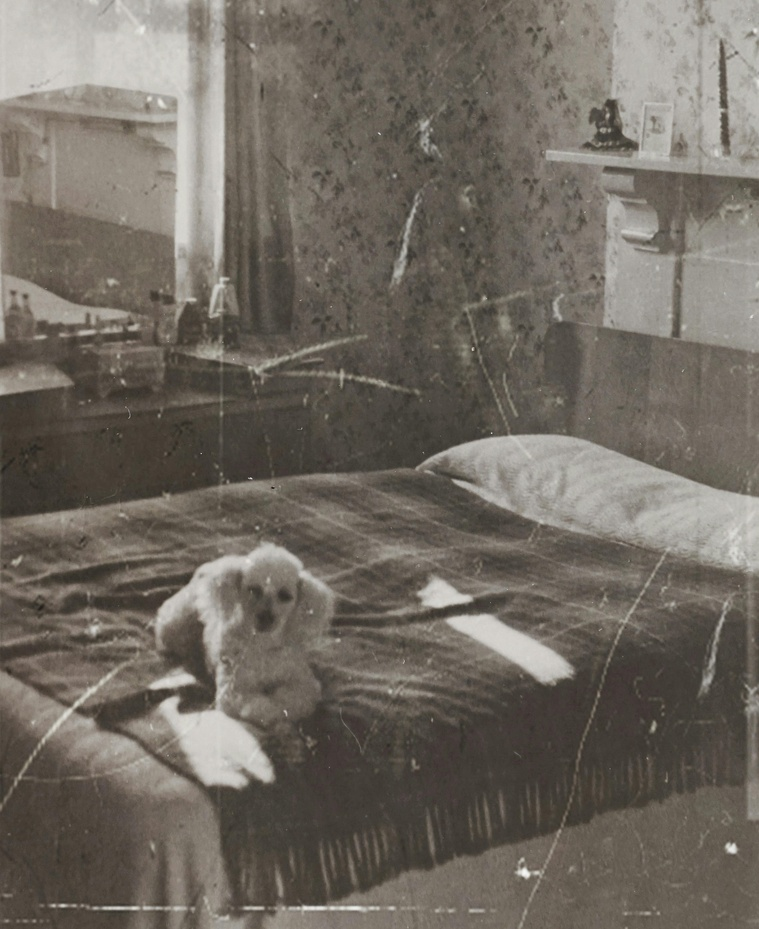
#> input picture assets/comparison/oldphoto.jpg, 759 x 929 px, shrunk from 2974 x 3639 before the run
$ python -i restore_pipeline.py   (imports and definitions only)
#> lines starting #> are read from the running program, lines starting #| are printed output that depends on the picture
#> further down, picture is the input picture: shape (929, 759, 3); mean B, G, R 97.4, 106.1, 112.6
import cv2
import numpy as np


def grayworld_whitebalance(bgr):
    """Gray-world white balance on BGR uint8 image."""
    img = bgr.astype(np.float32) / 255.0
    if img.ndim != 3 or img.shape[2] != 3:
        return bgr

    b, g, r = cv2.split(img)
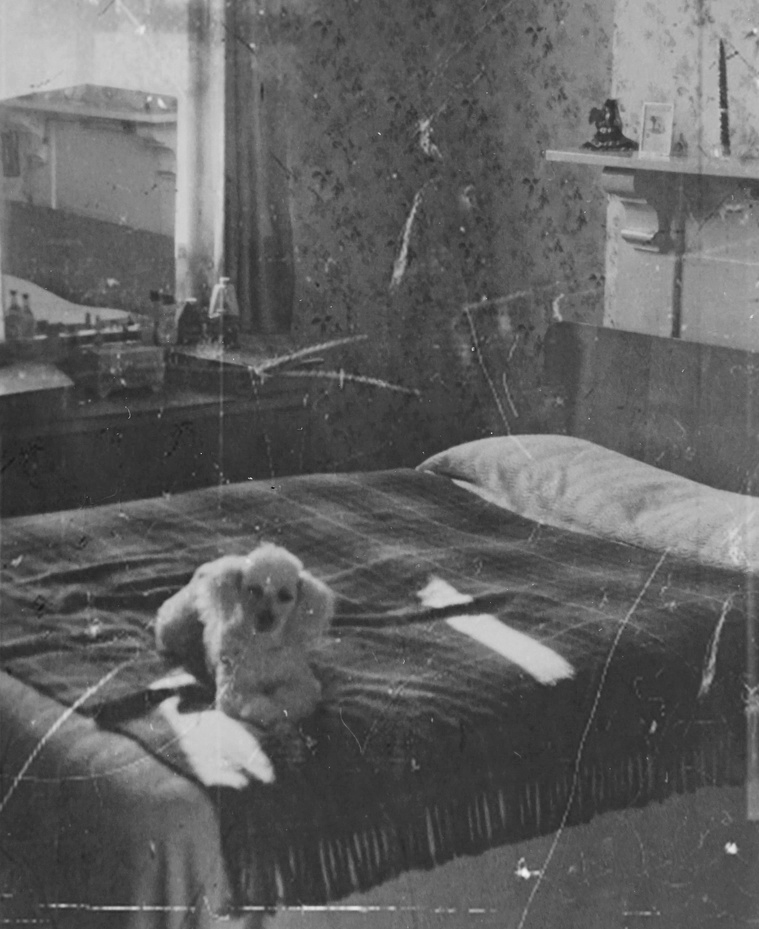
#> b: shape (929, 759) float32; min 0.0745, max 0.961, mean 0.382
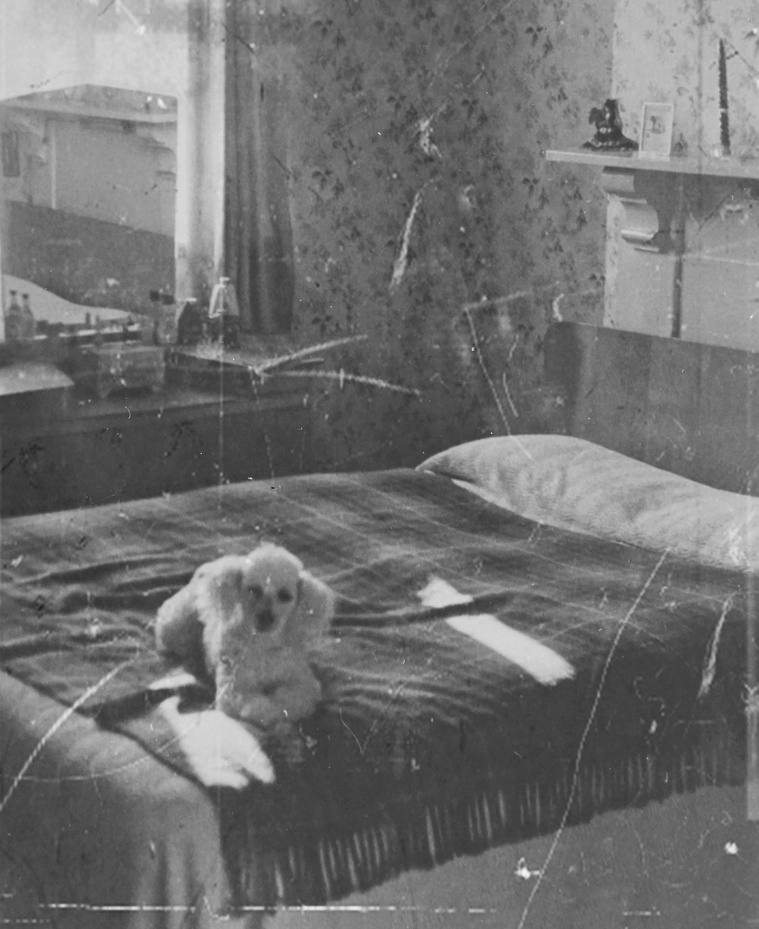
#> r: shape (929, 759) float32; min 0.137, max 0.961, mean 0.442
    mean_b, mean_g, mean_r = [c.mean() for c in (b, g, r)]
#> mean_b = 0.382; mean_g = 0.416; mean_r = 0.442
    mean_gray = (mean_b + mean_g + mean_r) / 3.0
#> mean_gray = 0.413

    kb = mean_gray / (mean_b + 1e-6)
#> kb = 1.08
    kg = mean_gray / (mean_g + 1e-6)
#> kg = 0.993
    kr = mean_gray / (mean_r + 1e-6)
#> kr = 0.936

    b *= kb
    g *= kg
    r *= kr

    balanced = cv2.merge([b, g, r])
    balanced = np.clip(balanced, 0.0, 1.0)
    return (balanced * 255).astype(np.uint8)


def classical_pipeline(bgr_input, h=10.0, clahe_clip=2.0, sharp_amount=1.0):
    """
    Full classical restoration:
      - Gray-world WB
      - Lab + CLAHE on L
      - Median + NLMeans denoising
      - Unsharp mask for sharpening
    """
    img = bgr_input.copy()


    img = grayworld_whitebalance(img)

    lab = cv2.cvtColor(img, cv2.COLOR_BGR2LAB)
#> lab: shape (929, 759, 3); mean of channels 0, 1, 2 112.1, 128.1, 128.2
    L, a, b = cv2.split(lab)
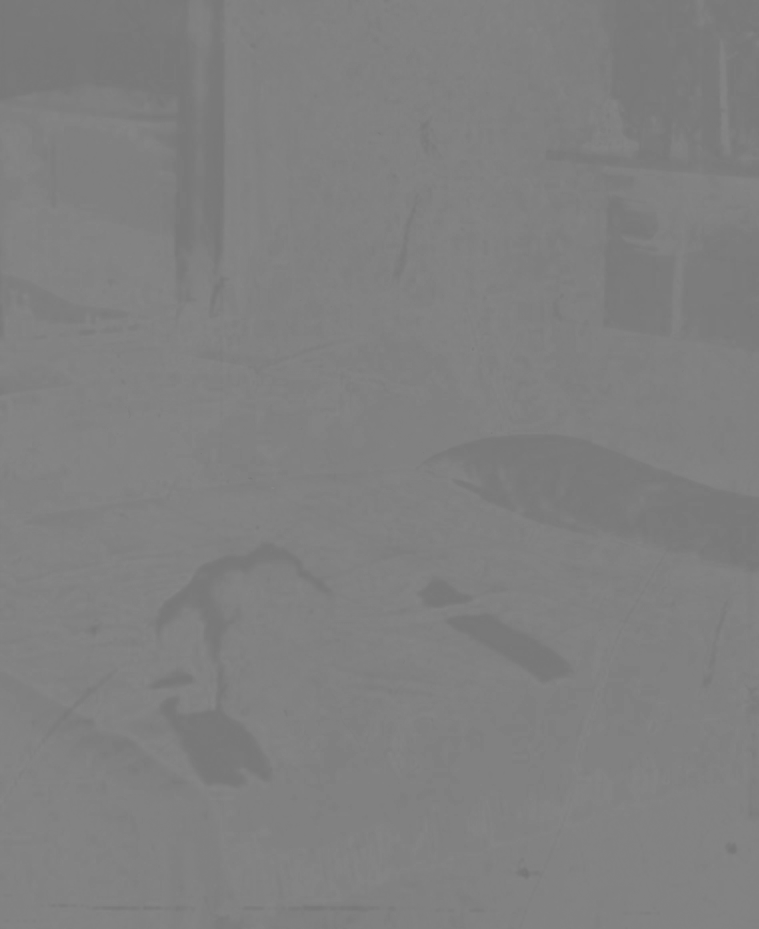
#> b: shape (929, 759); min 116, max 135, mean 128.2

    clahe = cv2.createCLAHE(clipLimit=float(clahe_clip), tileGridSize=(8, 8))
    L_clahe = clahe.apply(L)
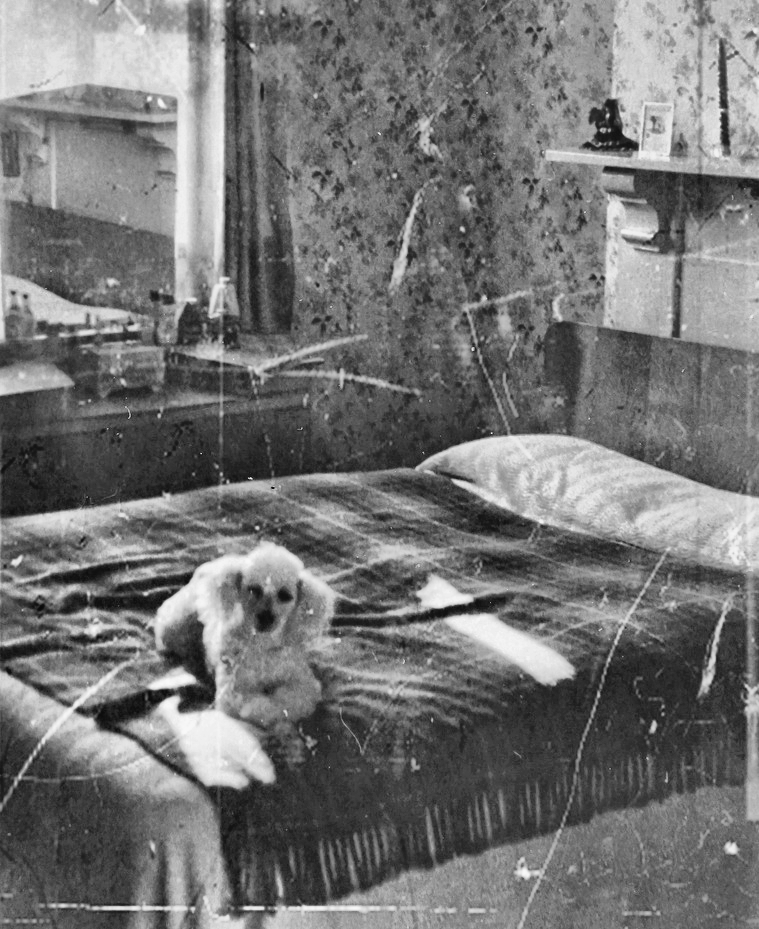
#> L_clahe: shape (929, 759); min 8, max 249, mean 115.7


    L_med = cv2.medianBlur(L_clahe, 3)
    L_denoised = cv2.fastNlMeansDenoising(L_med, None,
                                          h=float(h),
                                          templateWindowSize=7,
                                          searchWindowSize=21)


    L_f = L_denoised.astype(np.float32) / 255.0
    blur = cv2.GaussianBlur(L_f, (5, 5), 1.2)
    sharp = L_f + float(sharp_amount) * (L_f - blur)
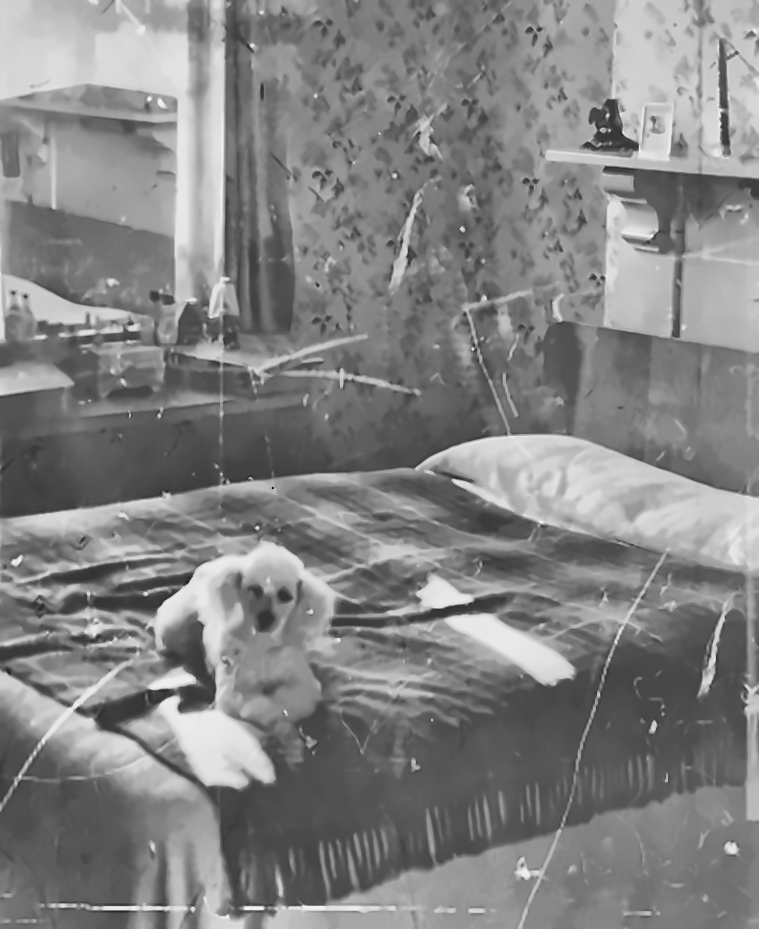
#> sharp: shape (929, 759) float32; min -0.181, max 1.05, mean 0.453; drawn with min black and max white
    sharp = np.clip(sharp, 0.0, 1.0)
    L_final = (sharp * 255).astype(np.uint8)

    lab_restored = cv2.merge([L_final, a, b])
#> lab_restored: shape (929, 759, 3); mean of channels 0, 1, 2 115.1, 128.1, 128.2
    bgr_restored = cv2.cvtColor(lab_restored, cv2.COLOR_LAB2BGR)
    bgr_restored = np.clip(bgr_restored, 0, 255).astype(np.uint8)
    return bgr_restored


# [76 lines left out: functions op_denoise, op_bilateral, op_clahe, op_unsharp, op_sharpen, op_brightness_contrast, not called in this run]


def restore_old_photo(bgr_input, op=None, h=10.0,
                      clahe_clip=2.0, sharp_amount=1.0,
                      params=None):
    """
    bgr_input: BGR uint8
    op:
      - None or "" → full classical pipeline (Upload & Restore)
      - "denoise"   → NLMeans
      - "bilateral" → bilateral filter
      - "clahe"     → contrast boost
      - "unsharp"   → unsharp mask
      - "sharpen"   → kernel sharpen
      - "brightness"→ brightness/contrast

    params: dict with extra keys depending on op
    """
    if params is None:
        params = {}

    if op is None or op == "" or op == "pipeline":
        return classical_pipeline(bgr_input,
                                  h=h,
                                  clahe_clip=clahe_clip,
                                  sharp_amount=sharp_amount)

    img = bgr_input.copy()

    if op == "denoise":
        h_local = params.get("h", h)
        return op_denoise(img, h=h_local)

    if op == "bilateral":
        sigma_color = params.get("sigmaColor", 75.0)
        sigma_space = params.get("sigmaSpace", 25.0)
        return op_bilateral(img,
                            sigma_color=sigma_color,
                            sigma_space=sigma_space)

    if op == "clahe":
        clip = params.get("clahe", clahe_clip)
        return op_clahe(img, clip_limit=clip)

    if op == "unsharp":
        amount = params.get("sharp", sharp_amount)
        radius = params.get("radius", 1.5)
        return op_unsharp(img,
                          amount=amount,
                          radius=radius)

    if op == "sharpen":
        strength = params.get("sharp", sharp_amount)
        return op_sharpen(img, strength=strength)

    if op == "brightness":
        brightness = params.get("brightness", 0.0)
        contrast = params.get("contrast", 1.0)
        return op_brightness_contrast(img,
                                      brightness=brightness,
                                      contrast=contrast)
    return classical_pipeline(bgr_input,
                              h=h,
                              clahe_clip=clahe_clip,
                              sharp_amount=sharp_amount)

>>> import cv2
>>> picture = cv2.imread('../assets/comparison/oldphoto.jpg')
>>> result = restore_old_photo(picture)
